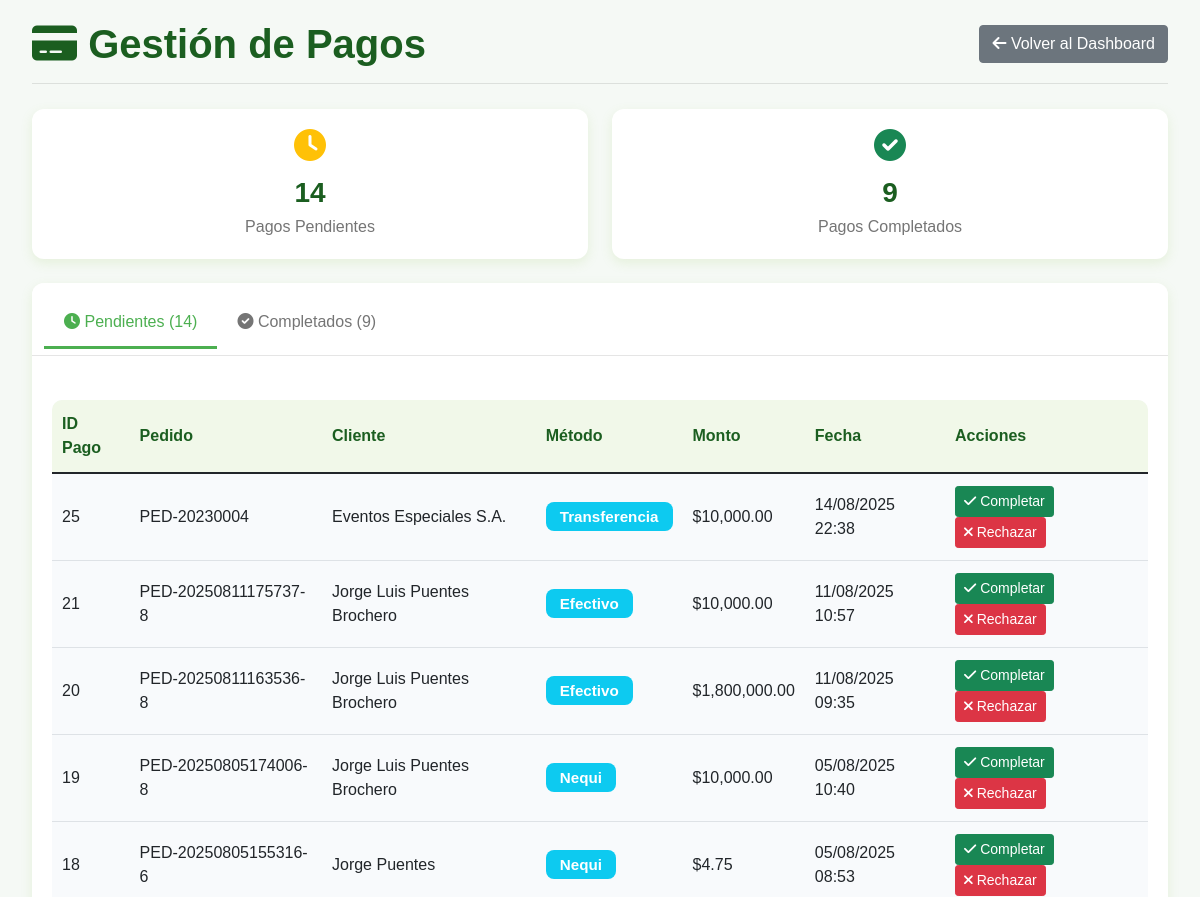
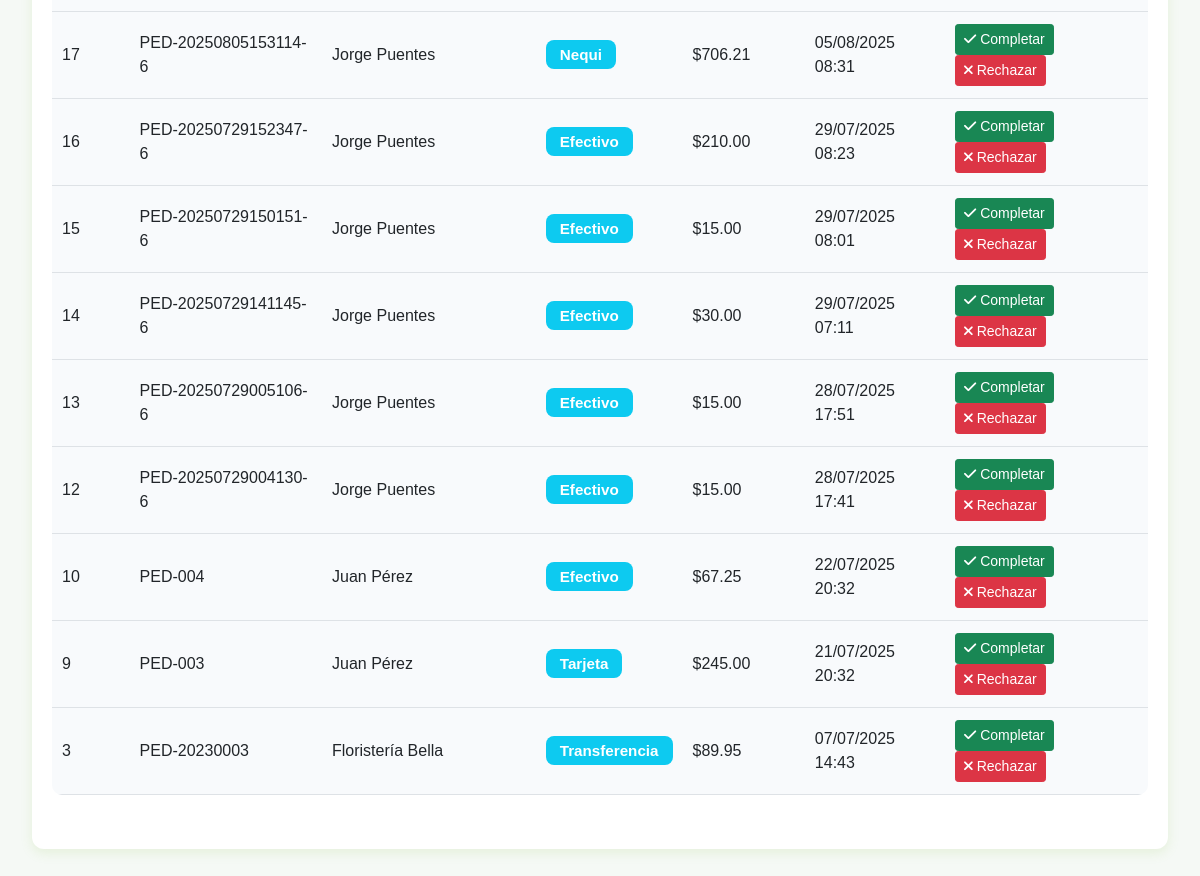
The app's page /index.php?ctrl=empleadoPagos&action=index (signed in) with its own data (2 pictures, top to bottom).
### tables this page shows
CREATE TABLE `pagos` (
  `idpago` int(11) NOT NULL,
  `fecha_pago` datetime DEFAULT current_timestamp(),
  `metodo_pago` varchar(50) NOT NULL,
  `estado_pag` varchar(255) DEFAULT 'Pendiente',
  `monto` decimal(10,2) NOT NULL,
  `ped_idped` int(11) NOT NULL,
  `transaccion_id` varchar(255) DEFAULT NULL,
  `comprobante_transferencia` varchar(255) DEFAULT NULL,
  `verificado_por` int(11) DEFAULT NULL,
  `fecha_verificacion` datetime DEFAULT NULL
);

CREATE TABLE `ped` (
  `idped` int(11) NOT NULL,
  `numped` varchar(255) NOT NULL,
  `fecha_pedido` datetime DEFAULT current_timestamp(),
  `monto_total` decimal(10,2) NOT NULL,
  `cli_idcli` int(11) NOT NULL,
  `estado` varchar(50) DEFAULT 'Pendiente',
  `empleado_id` int(11) DEFAULT NULL COMMENT 'ID del empleado que creó el pedido',
  `fecha_actualizacion` datetime DEFAULT NULL COMMENT 'Fecha de última actualización',
  `empleado_actualizacion` int(11) DEFAULT NULL COMMENT 'ID del empleado que actualizó por última vez',
  `notas` text DEFAULT NULL COMMENT 'Notas adicionales del pedido',
  `direccion_entrega` text DEFAULT NULL,
  `fecha_entrega_solicitada` date DEFAULT NULL
);

CREATE TABLE `cli` (
  `idcli` int(11) NOT NULL,
  `nombre` varchar(255) NOT NULL,
  `direccion` varchar(255) DEFAULT NULL,
  `telefono` varchar(255) DEFAULT NULL,
  `email` varchar(255) DEFAULT NULL,
  `fecha_registro` date DEFAULT curdate(),
  `fecha_actualizacion` datetime DEFAULT NULL COMMENT 'Fecha de última actualización',
  `empleado_registro` int(11) DEFAULT NULL COMMENT 'ID del empleado que registró al cliente'
);

### controllers/empleadoPagos.php (called while the page is built, shortened)
<?php
require_once 'models/conexion.php';
require_once 'models/PagoModel.php';
class empleadoPagos {
    private $model;
    public function __construct() {
        try {
            $conn = new conexion();
            $db = $conn->get_conexion();
            $this->model = new PagoModel($db);
        } catch (Exception $e) {
            error_log("Error inicializando empleadoPagos: " . $e->getMessage());
            $_SESSION['error'] = "Error de conexión a la base de datos";
        }
    }
    public function index() {
        $this->gestionPagos();
    }
    public function gestionPagos() {
        try {
            $pagosPendientes = $this->model->obtenerPagosPorEstado('Pendiente');
            $pagosCompletados = $this->model->obtenerPagosPorEstado('Completado');
            $datosVista = [
                'pagosPendientes' => is_array($pagosPendientes) ? $pagosPendientes : [],
                'pagosCompletados' => is_array($pagosCompletados) ? $pagosCompletados : []
            ];
            extract($datosVista);
            require 'views/empleado/gestion_pagos.php';
        } catch (Exception $e) {
            error_log("Error en gestión de pagos: " . $e->getMessage());
            $_SESSION['error'] = "Ocurrió un error al cargar los pagos";
            header("Location: index.php?ctrl=empleado&action=index");
            exit();
        }
    }
}
?>

### index.php (called while the page is built, shortened)
<?php
$action = isset($_GET['action']) ? $_GET['action'] : 'index';
try {
    $controller = new $controllerClass();
    $controller->$action();
} catch (Exception $e) {
    die("Error: " . $e->getMessage());
}
?>

### models/PagoModel.php (called while the page is built, shortened)
<?php
class PagoModel {
    private $db;
    public function __construct($db) {
        $this->db = $db;
    }
    public function obtenerPagosPorEstado($estado) {
        $query = "SELECT p.*, pe.numped, c.nombre as cliente
                FROM pagos p
                JOIN ped pe ON p.ped_idped = pe.idped
                JOIN cli c ON pe.cli_idcli = c.idcli
                WHERE p.estado_pag = :estado
                ORDER BY p.fecha_pago DESC";
        $stmt = $this->db->prepare($query);
        $stmt->bindParam(':estado', $estado, PDO::PARAM_STR);
        $stmt->execute();
        return $stmt->fetchAll(PDO::FETCH_ASSOC);
    }
}

### views/empleado/gestion_pagos.php (the view, shortened to what this page needs)
<!DOCTYPE html>
<html lang="es">
<head>
    <link href="https://cdn.jsdelivr.net/npm/bootstrap@5.1.3/dist/css/bootstrap.min.css" rel="stylesheet">
    <link href="https://cdnjs.cloudflare.com/ajax/libs/font-awesome/6.0.0/css/all.min.css" rel="stylesheet">
    <link href="assets/dgemp.css" rel="stylesheet">
</head>
<body>
    <div class="container-fluid">
        <div class="header">
            <h1><i class="fas fa-credit-card"></i> Gestión de Pagos</h1>
            <div class="header-actions">
                <a href="index.php?ctrl=empleado&action=index" class="btn btn-secondary">
                    <i class="fas fa-arrow-left"></i> Volver al Dashboard
                </a>
            </div>
        </div>
        <div class="row mb-4">
            <div class="col-md-6">
                <div class="stats-card">
                    <i class="fas fa-clock text-warning"></i>
                    <h3><?= count($pagosPendientes) ?></h3>
                    <p>Pagos Pendientes</p>
                </div>
            </div>
            <div class="col-md-6">
                <div class="stats-card">
                    <i class="fas fa-check-circle text-success"></i>
                    <h3><?= count($pagosCompletados) ?></h3>
                    <p>Pagos Completados</p>
                </div>
            </div>
        </div>
        <div class="card">
            <div class="card-header">
                <ul class="nav nav-tabs card-header-tabs" id="pagosTabs" role="tablist">
                    <li class="nav-item" role="presentation">
                        <button class="nav-link active" id="pendientes-tab" data-bs-toggle="tab" data-bs-target="#pendientes" type="button" role="tab">
                            <i class="fas fa-clock"></i> Pendientes (<?= count($pagosPendientes) ?>)
                        </button>
                    </li>
                    <li class="nav-item" role="presentation">
                        <button class="nav-link" id="completados-tab" data-bs-toggle="tab" data-bs-target="#completados" type="button" role="tab">
                            <i class="fas fa-check-circle"></i> Completados (<?= count($pagosCompletados) ?>)
                        </button>
                    </li>
                </ul>
            </div>
            <div class="card-body">
                <div class="tab-content" id="pagosTabsContent">
                    <div class="tab-pane fade show active" id="pendientes" role="tabpanel">
                        <?php if (empty($pagosPendientes)): ?>
                            <div class="text-center py-4">
                                <i class="fas fa-check-circle fa-3x text-success mb-3"></i>
                                <h5>¡Excelente!</h5>
                                <p class="text-muted">No hay pagos pendientes de procesar.</p>
                            </div>
                        <?php else: ?>
                            <div class="table-responsive">
                                <table class="table table-hover">
                                    <thead>
                                        <tr>
                                            <th>ID Pago</th>
                                            <th>Pedido</th>
                                            <th>Cliente</th>
                                            <th>Método</th>
                                            <th>Monto</th>
                                            <th>Fecha</th>
                                            <th>Acciones</th>
                                        </tr>
                                    </thead>
                                    <tbody>
                                        <?php foreach ($pagosPendientes as $pago): ?>
                                            <tr>
                                                <td><?= $pago['idpago'] ?></td>
                                                <td><?= $pago['numped'] ?></td>
                                                <td><?= $pago['cliente'] ?></td>
                                                <td>
                                                    <span class="badge bg-info">
                                                        <?= ucfirst($pago['metodo_pago']) ?>
                                                    </span>
                                                </td>
                                                <td>$<?= number_format($pago['monto'], 2) ?></td>
                                                <td><?= date('d/m/Y H:i', strtotime($pago['fecha_pago'])) ?></td>
                                                <td>
                                                    <form method="POST" action="index.php?ctrl=empleadoPagos&action=actualizarEstado" style="display: inline;">
                                                        <button type="submit" class="btn btn-sm btn-success" onclick="return confirm('¿Confirmar el pago como completado?')">
                                                            <i class="fas fa-check"></i> Completar
                                                        </button>
                                                    </form>
                                                    <form method="POST" action="index.php?ctrl=empleadoPagos&action=actualizarEstado" style="display: inline;">
                                                        <button type="submit" class="btn btn-sm btn-danger" onclick="return confirm('¿Rechazar este pago?')">
                                                            <i class="fas fa-times"></i> Rechazar
                                                        </button>
                                                    </form>
                                                </td>
                                            </tr>
                                        <?php endforeach; ?>
                                    </tbody>
                                </table>
                            </div>
                        <?php endif; ?>
                    </div>
                </div>
            </div>
        </div>
    </div>
</body>
</html>

### assets/dgemp.css (style rules this page uses)
:root { --primary: #4CAF50; --secondary: #8BC34A; --accent: #FF9800; --light: #F1F8E9; --dark: #1B5E20; --text: #212121; --text-light: #757575; --card-shadow: 0 4px 12px rgba(139, 195, 74, 0.15); }
* { margin: 0; padding: 0; box-sizing: border-box; font-family: 'Poppins', sans-serif; }
body { background-color: #f5f9f5; color: var(--text); padding: 20px; }
.container-fluid { max-width: 1400px; margin: 0 auto; }
.header { display: flex; justify-content: space-between; align-items: center; margin-bottom: 25px; padding-bottom: 15px; border-bottom: 1px solid rgba(0,0,0,0.1); }
.header h1 { color: var(--dark); font-weight: 700; margin: 0; }
.header-actions { display: flex; gap: 10px; }
.card { border-radius: 12px; box-shadow: var(--card-shadow); border: none; margin-bottom: 20px; }
.card-header { background-color: white; border-bottom: 1px solid rgba(0,0,0,0.1); font-weight: 600; color: var(--dark); padding: 15px 20px; border-radius: 12px 12px 0 0 !important; }
.card-body { padding: 20px; }
.nav-tabs .nav-link { color: var(--text-light); font-weight: 500; border: none; padding: 12px 20px; }
.nav-tabs .nav-link.active { color: var(--primary); border-bottom: 3px solid var(--primary); background: transparent; }
.table th { background-color: var(--light); color: var(--dark); font-weight: 600; border-top: none; }
.stats-card { text-align: center; padding: 20px; border-radius: 12px; background: white; box-shadow: var(--card-shadow); }
.stats-card i { font-size: 32px; color: var(--primary); margin-bottom: 15px; }
.stats-card h3 { font-size: 28px; font-weight: 700; color: var(--dark); margin: 0; }
.stats-card p { color: var(--text-light); margin: 5px 0 0; }
.table-responsive { margin-bottom: 18px; }
.table { background: #f8fafc; border-radius: 10px; overflow: hidden; }
.table th, .table td { vertical-align: middle !important; padding: 12px 10px; }
.tab-pane { margin-top: 24px; }
.badge { font-size: 0.95rem; padding: 7px 14px; border-radius: 8px; }

### records on screen
pagos: idpago "25", ped_idped.numped "PED-20230004", cli.nombre "Eventos Especiales S.A.", metodo_pago "Transferencia", monto "10,000.00", fecha_pago "14/08/2025 22:38"
pagos: idpago "21", ped_idped.numped "PED-20250811175737-8", cli.nombre "Jorge Luis Puentes Brochero", metodo_pago "Efectivo", monto "10,000.00", fecha_pago "11/08/2025 10:57"
pagos: idpago "20", ped_idped.numped "PED-20250811163536-8", cli.nombre "Jorge Luis Puentes Brochero", metodo_pago "Efectivo", monto "1,800,000.00", fecha_pago "11/08/2025 09:35"
pagos: idpago "19", ped_idped.numped "PED-20250805174006-8", cli.nombre "Jorge Luis Puentes Brochero", metodo_pago "Nequi", monto "10,000.00", fecha_pago "05/08/2025 10:40"
pagos: idpago "18", ped_idped.numped "PED-20250805155316-6", cli.nombre "Jorge Puentes", metodo_pago "Nequi", monto "4.75", fecha_pago "05/08/2025 08:53"
pagos: idpago "17", ped_idped.numped "PED-20250805153114-6", cli.nombre "Jorge Puentes", metodo_pago "Nequi", monto "706.21", fecha_pago "05/08/2025 08:31"
pagos: idpago "16", ped_idped.numped "PED-20250729152347-6", cli.nombre "Jorge Puentes", metodo_pago "Efectivo", monto "210.00", fecha_pago "29/07/2025 08:23"
pagos: idpago "15", ped_idped.numped "PED-20250729150151-6", cli.nombre "Jorge Puentes", metodo_pago "Efectivo", monto "15.00", fecha_pago "29/07/2025 08:01"
pagos: idpago "14", ped_idped.numped "PED-20250729141145-6", cli.nombre "Jorge Puentes", metodo_pago "Efectivo", monto "30.00", fecha_pago "29/07/2025 07:11"
pagos: idpago "13", ped_idped.numped "PED-20250729005106-6", cli.nombre "Jorge Puentes", metodo_pago "Efectivo", monto "15.00", fecha_pago "28/07/2025 17:51"
pagos: idpago "12", ped_idped.numped "PED-20250729004130-6", cli.nombre "Jorge Puentes", metodo_pago "Efectivo", monto "15.00", fecha_pago "28/07/2025 17:41"
pagos: idpago "10", ped_idped.numped "PED-004", cli.nombre "Juan Pérez", metodo_pago "Efectivo", monto "67.25", fecha_pago "22/07/2025 20:32"
pagos: idpago "9", ped_idped.numped "PED-003", cli.nombre "Juan Pérez", metodo_pago "Tarjeta", monto "245.00", fecha_pago "21/07/2025 20:32"
pagos: idpago "3", ped_idped.numped "PED-20230003", cli.nombre "Floristería Bella", metodo_pago "Transferencia", monto "89.95", fecha_pago "07/07/2025 14:43"

### other values on screen
count($pagosPendientes) "14"
count($pagosCompletados) "9"
